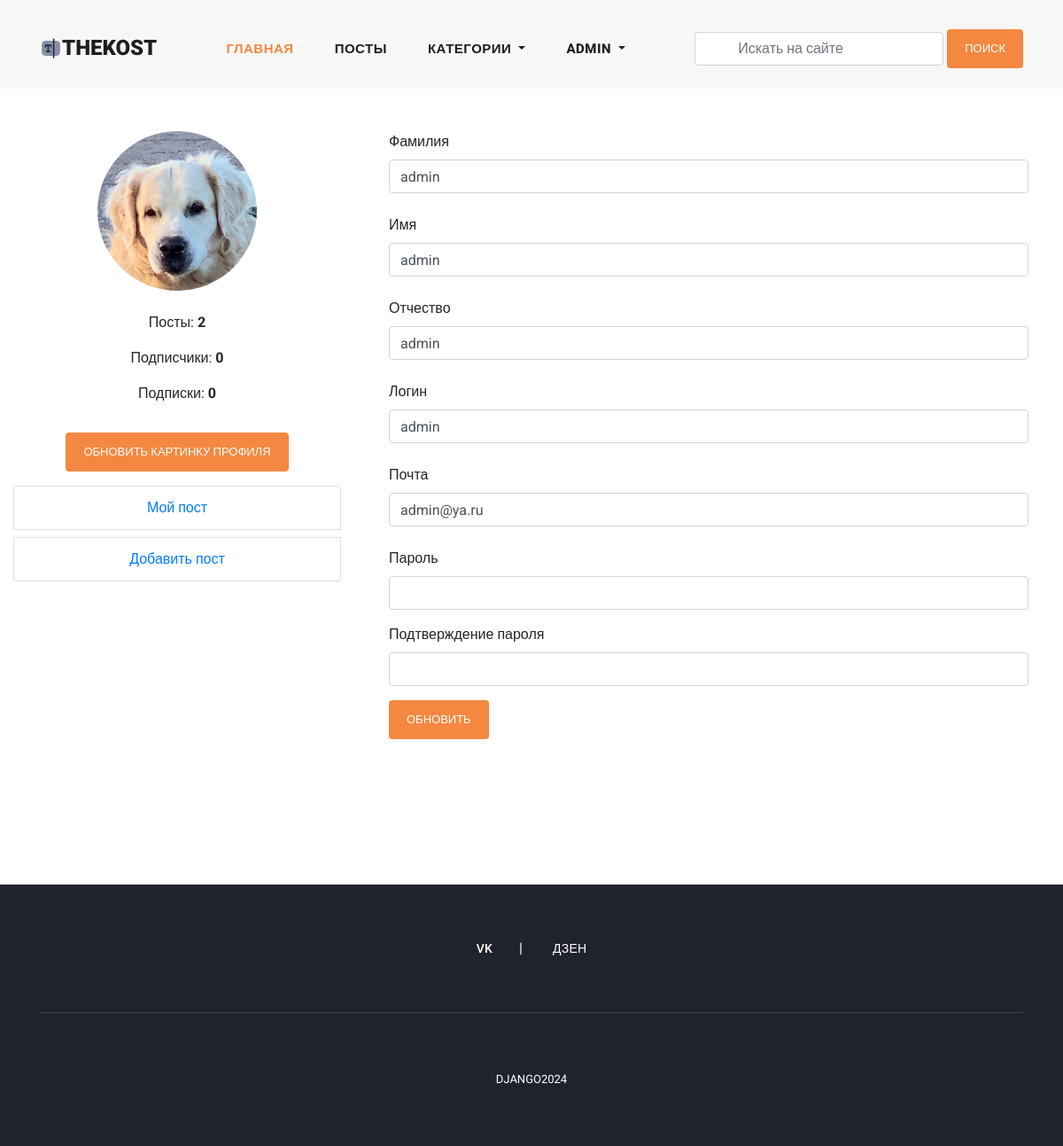
Screenshot of /profile/ (signed in) with the database file from the repository.
### user_profile/models.py (models this page shows, shortened)
class User(AbstractUser):
    email = models.EmailField(
        max_length=150,
        unique=True,
        error_messages={
            "unique": "Адрес электронной почты должен быть уникальным"
        }
    )
    profile_image = models.ImageField(
        null=True,
        blank=True,
        upload_to="profile_images"
    )
    followers = models.ManyToManyField("Follow")
    REQUIRED_FIELDS = ["email"]
    objects = CustomUserManager()
    def get_profile_picture(self):
        url = ""
        try:
            url = self.profile_image.url
        except:
            url = ""
        return url

### user_profile/views.py (the view, shortened to what this page needs)
# urls.py: path('profile/', profile, name='profile'),
@login_required(login_url='login')  # Декоратор, требующий, чтобы пользователь был авторизован
def profile(request):
    account = get_object_or_404(User, pk=request.user.pk)  # Получение учетной записи пользователя
    form = UserProfileUpdateForm(instance=account)  # Создание экземпляра формы обновления профиля
    context = {
        "account": account,
        "form": form
    }
    return render(request, 'profile.html', context)

### user_profile/forms.py (shortened to what this page needs)
class UserProfileUpdateForm(forms.ModelForm):
    class Meta:
        model = User
        fields = ("first_name", "last_name", "username", "email",)

### blog/context_processors.py (called while the page is built)
def get_all_categories(request):
    categories = Category.objects.all()
    context = {
        "categories": categories
    }
    return context

### templates/profile.html (shortened to what this page needs)
{% extends 'base.html' %}
{% load static %}
{% block content %}
    <section class="profile">
        <div class="container-fluid">
            <div class="row py-5">
                <div class="col-md-4">
                    <div class="text-center">
                        <img class="rounded rounded-circle profile-picture" src="{{ request.user.get_profile_picture }}"
                             alt="">
                        <ul class="text-center py-3">
                            <li class="py-2">
                                <span>Посты: <strong>{{ account.user_blogs.count }}</strong></span>
                            </li>
                            <li class="py-2">
                                <span>Подписчики: <strong>{{ account.followers.all.count }}</strong></span>
                            </li>
                            <li class="py-2">
                                <span>Подписки: <strong>{{ account.user_follows.all.count }}</strong></span>
                            </li>
                        </ul>
                    </div>
                    <div class="text-center pt-2 pb-1">
                        <button type="button" class="btn btn-primary" data-toggle="modal" data-target="#exampleModal">
                            Обновить картинку профиля
                        </button>
                    </div>
                    <ul class="list-group text-center mt-2 mb-5">
                        <li class="list-group-item my-1">
                            <a class="text-decoration-none" href="{% url 'my_blogs' %}">
                                Мой пост
                            </a>
                        </li>
                        <li class="list-group-item my-1">
                            <a class="text-decoration-none" href="{% url 'add_blog' %}">
                                Добавить пост
                            </a>
                        </li>
                    </ul>
                </div>
                <div class="col-md-8">
                    <form class="px-4" action="{% url 'profile' %}" method="POST">
                        <div class="form-group">
                            <label for="lastname">Фамилия</label>
                            <input class="form-control" name="last_name" value="{{ account.last_name }}" type="text">
                            <p class="text-danger error py-1">{{ form.last_name.errors }}</p>
                        </div>
                        <div class="form-group">
                            <label for="firstname">Имя</label>
                            <input class="form-control" name="first_name" value="{{ account.first_name }}" type="text">
                            <p class="text-danger error py-1">{{ form.first_name.errors }}</p>
                        </div>
                        <div class="form-group">
                            <label for="middlename">Отчество</label>
                            <input class="form-control" name="last_name" value="{{ account.last_name }}" type="text">
                            <p class="text-danger error py-1">{{ form.last_name.errors }}</p>
                        </div>
                        <div class="form-group">
                            <label for="username">Логин</label>
                            <input class="form-control" name="username" value="{{ account.username }}" type="text">
                            <p class="text-danger error py-1">{{ form.username.errors }}</p>
                        </div>
                        <div class="form-group">
                            <label for="email">Почта</label>
                            <input class="form-control" name="email" value="{{ account.email }}" type="email">
                            <p class="text-danger error py-1">{{ form.email.errors }}</p>
                        </div>
                        <div class="form-group">
                            <label for="new_password">Пароль</label>
                            <input class="form-control" name="new_password" value="" type="password">
                        </div>
                        <div class="form-group">
                            <label for="confirm_password">Подтверждение пароля</label>
                            <input class="form-control" name="confirm_password" value="" type="password">
                        </div>
                        <div class="form-group mt-2">
                            <button class="btn btn-primary">Обновить</button>
                        </div>
                    </form>
                </div>
            </div>
        </div>
    </section>
{% endblock content %}

### templates/header.html (shortened to what this page needs)
{% load static %}
<header class="">
    <nav class="navbar navbar-expand-lg">
        <div class="container">
            <a class="navbar-brand mx-auto my-auto" style="display: flex;" href="{% url 'home' %}">
                <img src="{% static 'images/logo.svg' %}" alt="">
                <h2>TheKost</h2>
            </a>
            <div class="collapse navbar-collapse" id="navbarResponsive">
                <ul class="navbar-nav ml-auto">
                    <li class="nav-item active">
                        <a class="nav-link" href="{% url 'home' %}">Главная
                        </a>
                    </li>
                    <li class="nav-item">
                        <a class="nav-link" href="{% url 'blogs' %}">Посты</a>
                    </li>
                    <li class="nav-item dropdown">
                        <a class="nav-link dropdown-toggle" href="#" id="navbarDropdown" role="button"
                           data-toggle="dropdown" aria-haspopup="true" aria-expanded="false">
                            Категории
                        </a>
                    </li>
                    {% if request.user.is_authenticated %}
                        <li class="nav-item dropdown">
                            <a class="nav-link dropdown-toggle" href="#" id="navbarDropdown" role="button"
                               data-toggle="dropdown" aria-haspopup="true" aria-expanded="false">
                                {{ request.user.username }}
                            </a>
                        </li>
                    {% else %}
                        <li class="nav-item">
                            <a class="nav-link" href="{% url 'login' %}">Войти</a>
                        </li>
                    {% endif %}
                </ul>
                <form class="form-inline d-flex flex-nowrap my-2 ml-auto search-form" action="{% url 'search_blogs' %}"
                      method="GET">
                    <input class="form-control px-5" name="search" type="text" placeholder="Искать на сайте" required>
                    <button class="btn btn-primary ml-1">Поиск</button>
                </form>
            </div>
        </div>
    </nav>
</header>

### assets/css/css-base.css (style rules this page uses)
body { font-family: 'Roboto', sans-serif; overflow-x: hidden; text-rendering: optimizeLegibility; -webkit-font-smoothing: antialiased; -moz-osx-font-smoothing: grayscale; }
p { margin-bottom: 0px; font-size: 15px; font-weight: 400; color: #7a7a7a; line-height: 30px; }
a { text-decoration: none !important; }
ul { padding: 0; margin: 0; list-style: none; }
h1, h2, h3, h4, h5, h6 { margin: 0px; }
header { z-index: 99999; width: 100%; height: 100px; background-color: #f7f7f7; -webkit-transition: all 0.3s ease-in-out 0s; -moz-transition: all 0.3s ease-in-out 0s; -o-transition: all 0.3s ease-in-out 0s; transition: all 0.3s ease-in-out 0s; }
header .navbar { padding: 25px 0px; }
.navbar .navbar-brand { float: left; margin-top: -12px; outline: none; }
.navbar .navbar-brand h2 { color: #1e1e1e; text-transform: uppercase; font-size: 24px; font-weight: 900; -webkit-transition: all .3s ease 0s; -moz-transition: all .3s ease 0s; -o-transition: all .3s ease 0s; transition: all .3s ease 0s; }
#navbarResponsive { z-index: 999; }
.navbar-collapse { text-align: center; }
.navbar .navbar-nav .nav-item { margin: 0px 15px; }
.navbar .navbar-nav a.nav-link { text-transform: capitalize; font-size: 15px; font-weight: 800; text-transform: uppercase; letter-spacing: 0.5px; color: #1e1e1e; transition: all 0.3s; }
.navbar .navbar-nav .nav-link:hover, .navbar .navbar-nav .active > .nav-link, .navbar .navbar-nav .nav-link.active, .navbar .navbar-nav .nav-link.show, .navbar .navbar-nav .show > .nav-link { color: #f48840; }

### assets/css/main.css (style rules this page uses)
.btn-primary { display: inline-block; background-color: #f48840; color: #fff; font-size: 13px; font-weight: 500; padding: 12px 20px; text-transform: uppercase; transition: all .3s; border: none; outline: none; }
input, textarea { text-transform: none !important; }
.profile-picture { max-width: 100%; width: 180px; height: 180px; }

### rows the page displays
User: user.username "ADMIN", user.get_profile_picture (picture), user_blogs.count "2", followers.all.count "0", user_follows.all.count "0", last_name "admin", first_name "admin", username "admin", email "admin@ya.ru"
